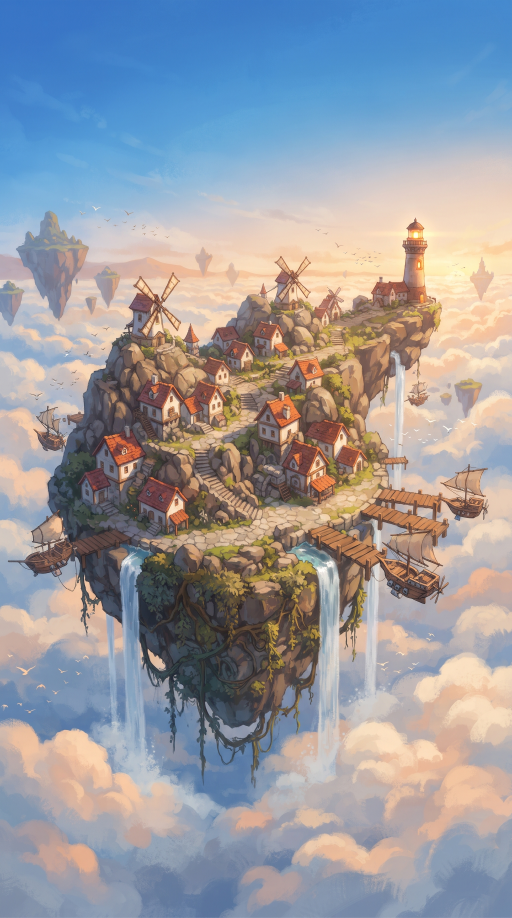
#> input picture assets/first_island.jpg, 1536 x 2752 px, found by its file name (shown at 1/3 size); its folder holds 5 pictures in this run
$ python prepare_art.py
#> lines starting #> are read from the running program, lines starting #| are printed output that depends on the picture
#!/usr/bin/env python3
"""Готовит арт из assets/ для клиента: crates/game/assets/menu/, battle/ и map/.

Корабль и модули нарисованы на ровном сером фоне — фон вырезается заливкой от краёв,
подписи под модулями отбрасываются. Фоны обрезаются до 9:16 и уменьшаются до 1080×1920.

Запуск из корня репозитория: python3 tools/prepare_art.py
"""

from pathlib import Path

import numpy as np
from PIL import Image, ImageDraw, ImageFilter

SRC = Path("assets")
OUT = Path("crates/game/assets/menu")
BATTLE = Path("crates/game/assets/battle")
MAP = Path("crates/game/assets/map")
UI = Path("crates/game/assets/ui")
# Серый фон листов (около 202,202,202) и допуск.
GREY = 203
TOL = 16
# Серая область внутри рисунка крупнее стольких пикселей — тоже фон.
HOLE_MIN = 600

# Отсеки на листе ship_modules.jpg: 3×3, по строкам.
MODULES = [
    "cannon_deck", "hold", "windcatchers",
    "tavern", "training_deck", "infirmary",
    "navigation", "lookout", "boats",
]


# [44 lines left out: functions cut_background, main_band, not called in this run]


def fit(im: Image.Image, width: int) -> Image.Image:
    return im.resize((width, round(im.height * width / im.width)), Image.LANCZOS)


def background(name: str, out: Path):
#> called with name = 'first_island.jpg'
    im = Image.open(SRC / name).convert("RGB")
#> im is the input picture: PIL image 1536x2752 RGB; mean R, G, B 153.1, 154.5, 161.1
    target_h = round(im.width * 16 / 9)
#> target_h = 2731
    if target_h <= im.height:
        top = (im.height - target_h) // 2
#> top = 10
        im = im.crop((0, top, im.width, top + target_h))
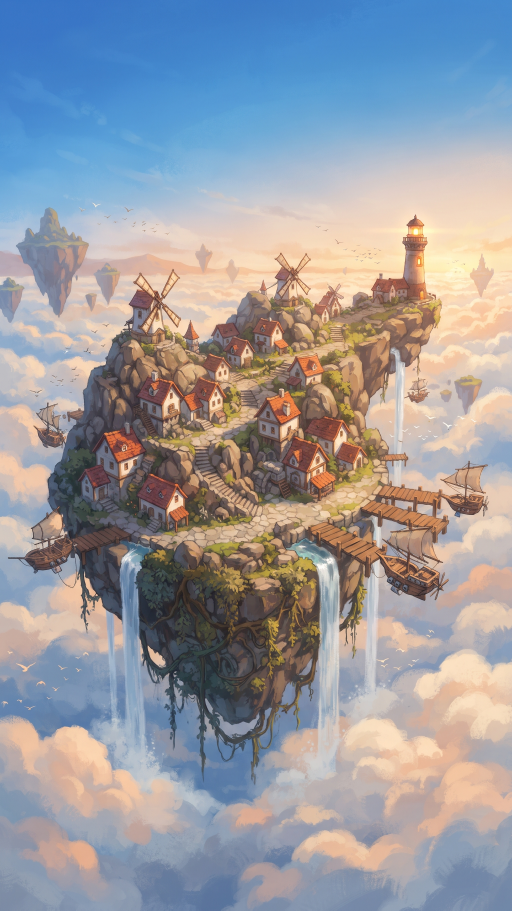
#> im: PIL image 1536x2731 RGB (shown at 1/3 size); mean R, G, B 153.5, 154.6, 160.9
    else:
        target_w = round(im.height * 9 / 16)
        left = (im.width - target_w) // 2
        im = im.crop((left, 0, left + target_w, im.height))
    out.parent.mkdir(parents=True, exist_ok=True)
    im.resize((1080, 1920), Image.LANCZOS).save(out, quality=88)


# [14 lines left out: function star, not called in this run]


def main():
    OUT.mkdir(parents=True, exist_ok=True)
    background("first_island.jpg", OUT / "island.jpg")
    background("battle_deck.jpg", BATTLE / "deck.jpg")
#> call 2 of background, with name = 'battle_deck.jpg'
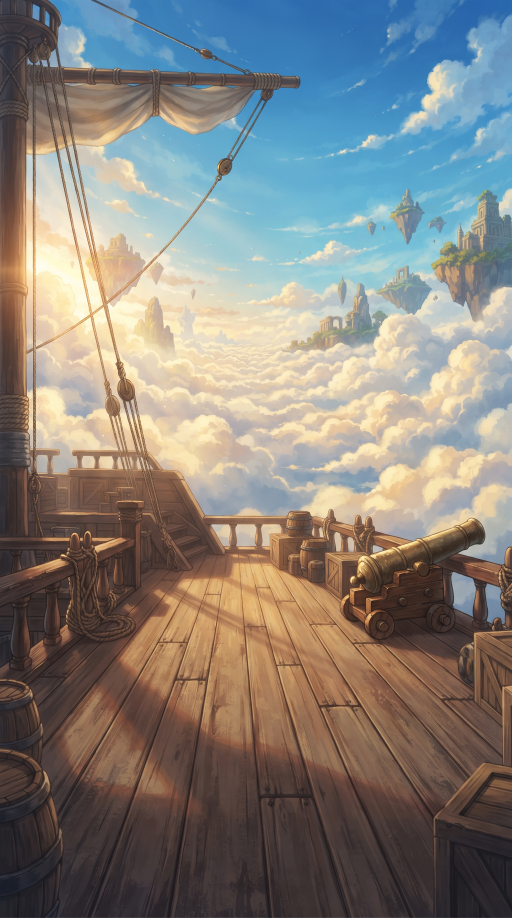
#> input picture assets/battle_deck.jpg, 1536 x 2752 px, found by its file name (shown at 1/3 size)
#> in background, im is the input picture: PIL image 1536x2752 RGB; mean R, G, B 132.7, 129.6, 124.3
#> in background (call 2), `im = im.crop((0, top, im.width, top + target_h))`:
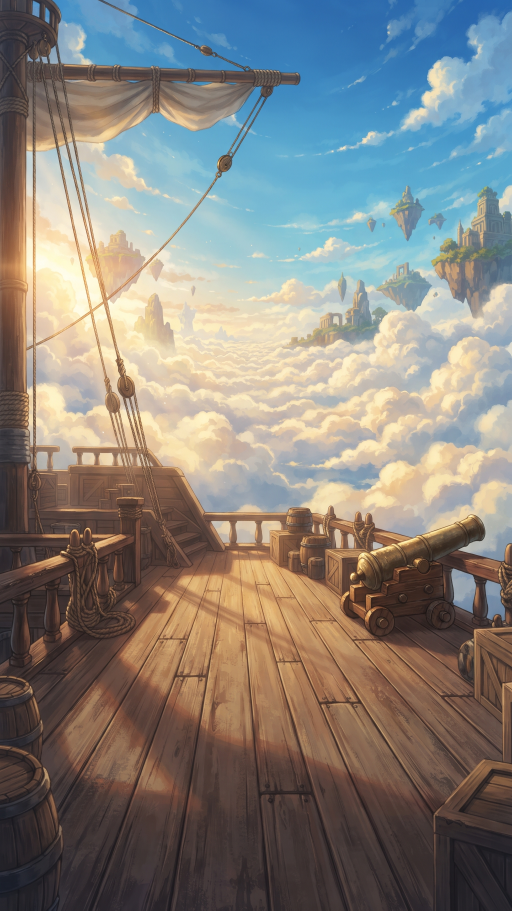
#> im: PIL image 1536x2731 RGB (shown at 1/3 size); mean R, G, B 133.3, 130, 124.5
    background("world_map.jpg", MAP / "world.jpg")

    for level in (1, 3, 5):
        sheet = Image.open(SRC / f"ship_lvl{level}.jpg")
        side = sheet.crop((0, 0, sheet.width // 2, sheet.height))
        ship = main_band(cut_background(side))
        fit(ship, 900).save(OUT / f"ship_lvl{level}.png")

    sheet = Image.open(SRC / "ship_modules.jpg")
    cw, ch = sheet.width // 3, sheet.height // 3
    for i, name in enumerate(MODULES):
        x, y = i % 3 * cw, i // 3 * ch
        tile = cut_background(sheet.crop((x, y, x + cw, y + ch)))
        fit(main_band(tile), 256).save(OUT / f"module_{name}.png")
    UI.mkdir(parents=True, exist_ok=True)
    star(UI / "star.png", (242, 193, 78, 255), (120, 80, 20, 255))
    star(UI / "star_empty.png", (60, 50, 40, 200), (140, 120, 90, 255))
    print("готово:", OUT)


if __name__ == "__main__":
#> (the run stopped early here; a loop or call above may not have finished)
